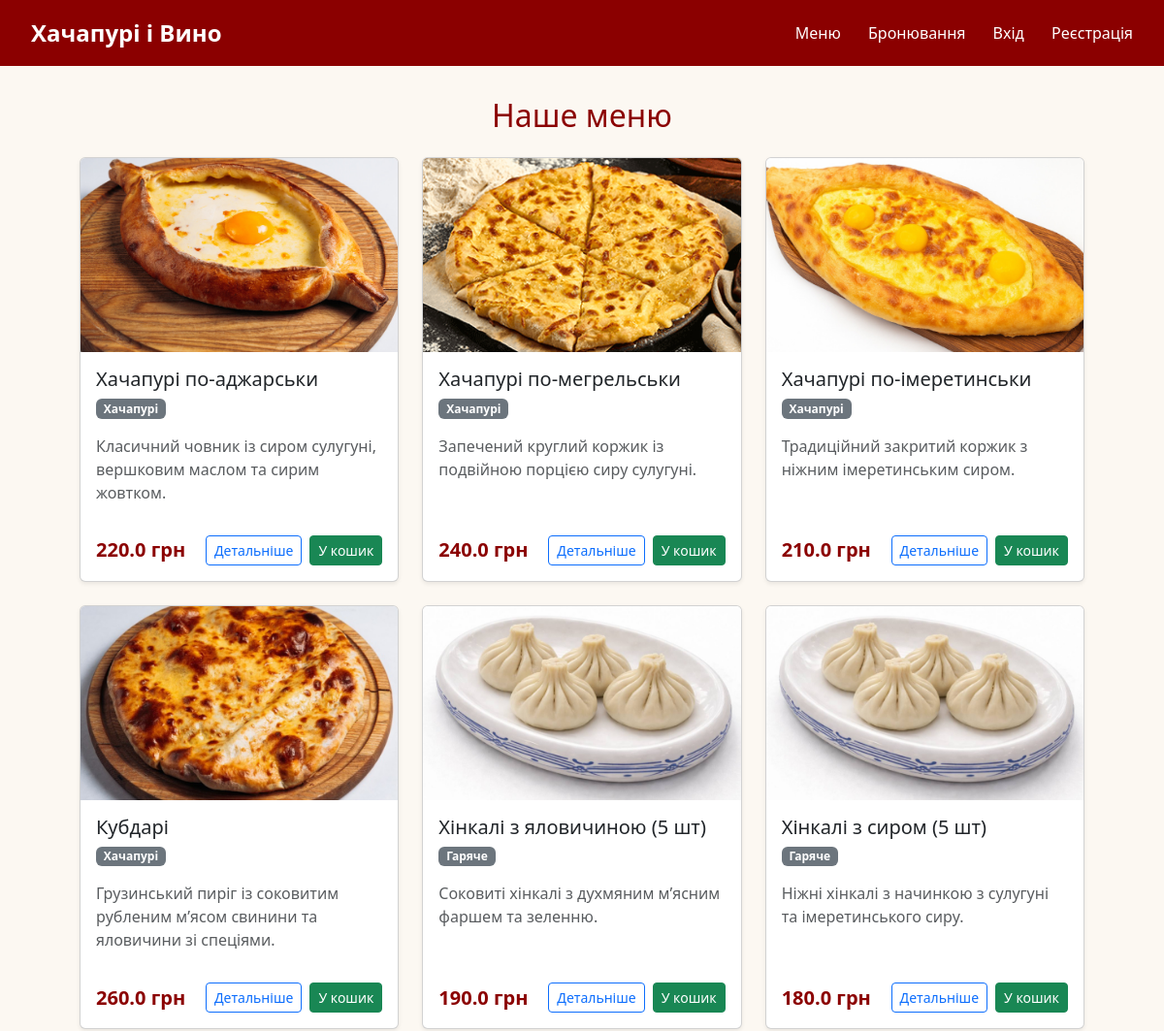
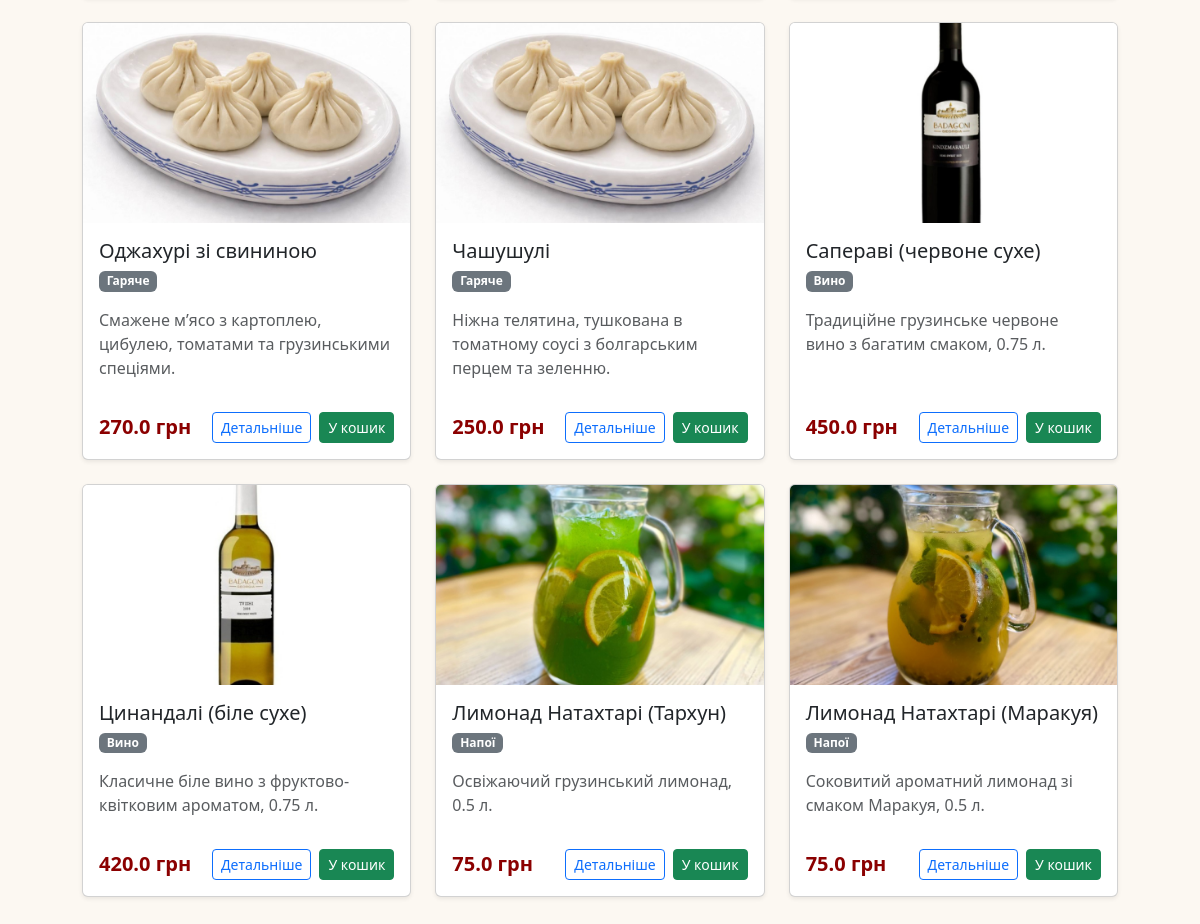
The page / on the database its author committed (2 pictures, top to bottom).
### models.py (models this page shows)
class Dish(db.Model):
    id: Mapped[int] = mapped_column(primary_key=True)
    title: Mapped[str] = mapped_column(db.String(100), nullable=False)
    category: Mapped[str] = mapped_column(db.String(50), nullable=False)
    price: Mapped[float] = mapped_column(nullable=False)
    description: Mapped[str] = mapped_column(db.Text, nullable=False)
    image: Mapped[str] = mapped_column(db.String(255), default='default.jpg')

### app.py (the view)
@app.route('/')
def index():
    dishes = Dish.query.all()
    return render_template('index.html', dishes=dishes)

### templates/index.html (shortened to what this page needs)
{% extends 'base.html' %}
{% block content %}
<div class="container my-4">
    <h2 class="text-center mb-4" style="color: #8b0000;">Наше меню</h2>
    <div class="row row-cols-1 row-cols-md-3 g-4">
        {% for dish in dishes %}
            <div class="col">
                <div class="card h-100 shadow-sm">
                    <img src="{{ url_for('static', filename='uploads/' + dish.image) }}" class="card-img-top" alt="{{ dish.title }}" style="height: 200px; object-fit: cover;">
                    <div class="card-body d-flex flex-column">
                        <h5 class="card-title">{{ dish.title }}</h5>
                        <p class="badge bg-secondary w-auto align-self-start">{{ dish.category }}</p>
                        <p class="card-text text-muted flex-grow-1">{{ dish.description }}</p>
                        <div class="d-flex justify-content-between align-items-center mt-3">
                            <span class="fw-bold fs-5" style="color: #8b0000;">{{ dish.price }} грн</span>
                            <div class="d-flex gap-2">
                                <a href="{{ url_for('position', dish_id=dish.id) }}" class="btn btn-sm btn-outline-primary">Детальніше</a>
                                <form action="{{ url_for('add_to_cart', dish_id=dish.id) }}" method="POST" style="margin:0;">
                                    <button type="submit" class="btn btn-sm btn-success">У кошик</button>
                                </form>
                            </div>
                        </div>
                    </div>
                </div>
            </div>
        {% endfor %}
    </div>
</div>
{% endblock %}

### static/css/style.css (style rules this page uses)
body { font-family: 'Segoe UI', Tahoma, Geneva, Verdana, sans-serif; margin: 0; background-color: #fcf8f2; color: #333; }
.container { max-width: 1100px; margin: 2rem auto; padding: 0 1rem; }

### rows shown on the page
Dish: image (placeholder picture), title "Хачапурі по-аджарськи", category "Хачапурі", description "Класичний човник із сиром сулугуні, вершковим маслом та сирим жовтком.", price "220.0"
Dish: image (placeholder picture), title "Хачапурі по-мегрельськи", category "Хачапурі", description "Запечений круглий коржик із подвійною порцією сиру сулугуні.", price "240.0"
Dish: image (placeholder picture), title "Хачапурі по-імеретинськи", category "Хачапурі", description "Традиційний закритий коржик з ніжним імеретинським сиром.", price "210.0"
Dish: image (placeholder picture), title "Кубдарі", category "Хачапурі", description "Грузинський пиріг із соковитим рубленим м’ясом свинини та яловичини зі спеціями.", price "260.0"
Dish: image (placeholder picture), title "Хінкалі з яловичиною (5 шт)", category "Гаряче", description "Соковиті хінкалі з духмяним м’ясним фаршем та зеленню.", price "190.0"
Dish: image (placeholder picture), title "Хінкалі з сиром (5 шт)", category "Гаряче", description "Ніжні хінкалі з начинкою з сулугуні та імеретинського сиру.", price "180.0"
Dish: image (placeholder picture), title "Оджахурі зі свининою", category "Гаряче", description "Смажене м’ясо з картоплею, цибулею, томатами та грузинськими спеціями.", price "270.0"
Dish: image (placeholder picture), title "Чашушулі", category "Гаряче", description "Ніжна телятина, тушкована в томатному соусі з болгарським перцем та зеленню.", price "250.0"
Dish: image (placeholder picture), title "Сапераві (червоне сухе)", category "Вино", description "Традиційне грузинське червоне вино з багатим смаком, 0.75 л.", price "450.0"
Dish: image (placeholder picture), title "Цинандалі (біле сухе)", category "Вино", description "Класичне біле вино з фруктово-квітковим ароматом, 0.75 л.", price "420.0"
Dish: image (placeholder picture), title "Лимонад Натахтарі (Тархун)", category "Напої", description "Освіжаючий грузинський лимонад, 0.5 л.", price "75.0"
Dish: image (placeholder picture), title "Лимонад Натахтарі (Маракуя)", category "Напої", description "Соковитий ароматний лимонад зі смаком Маракуя, 0.5 л.", price "75.0"
